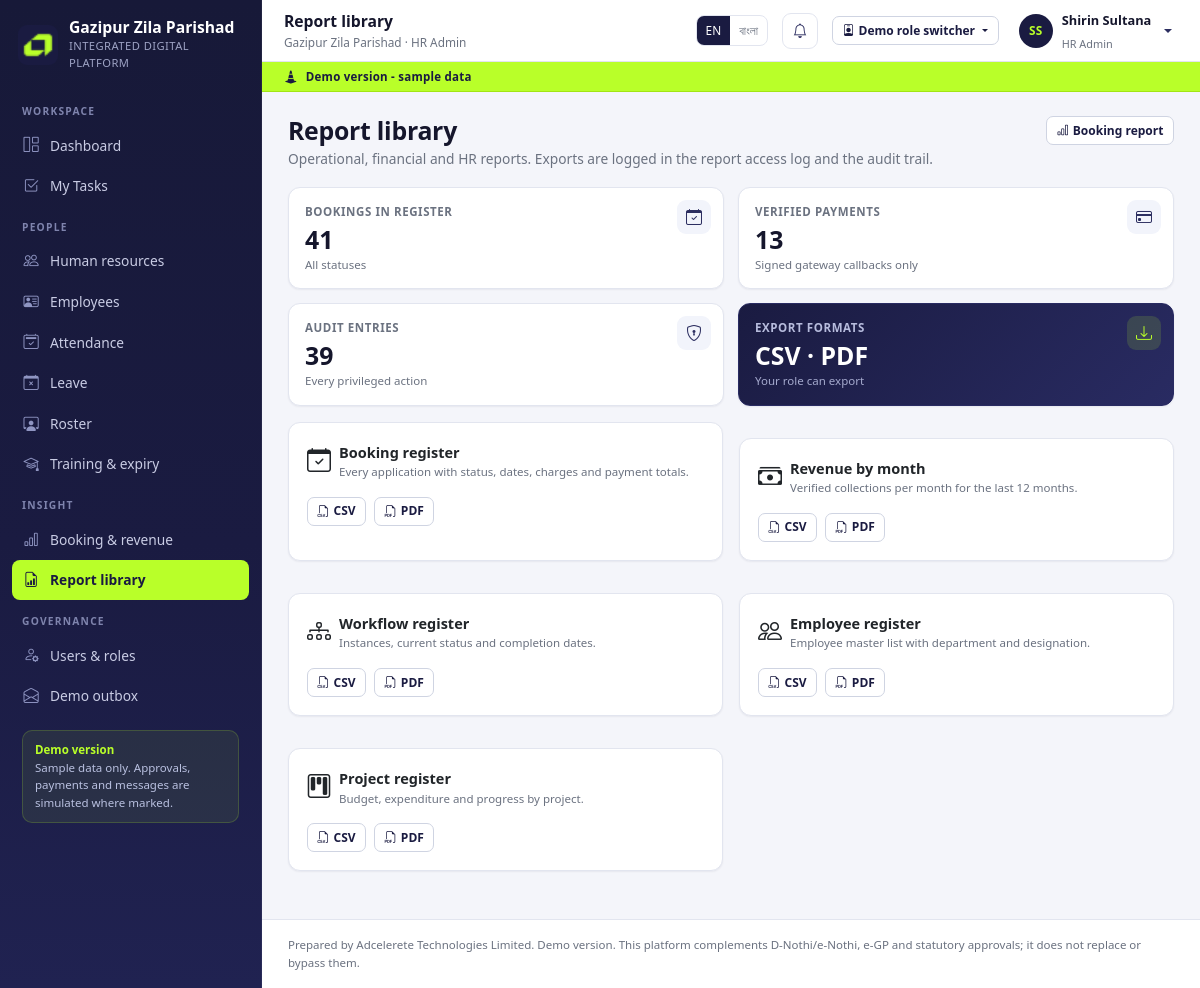
Screenshot of /app/mis/reports/ (signed in) with the database file from the repository.
### accounts/models.py (models this page shows, shortened)
class User(AbstractUser):
    role = models.ForeignKey(Role, null=True, blank=True, on_delete=models.SET_NULL,
                             related_name='users')
    phone = models.CharField(max_length=30, blank=True)
    department = models.ForeignKey('hr.Department', null=True, blank=True,
                                   on_delete=models.SET_NULL, related_name='users')
    designation = models.ForeignKey('hr.Designation', null=True, blank=True,
                                    on_delete=models.SET_NULL, related_name='users')
    facility = models.ForeignKey('facilities.Facility', null=True, blank=True,
                                 on_delete=models.SET_NULL, related_name='operators',
                                 help_text='Assigned facility for reception operators.')
    email_verified = models.BooleanField(default=False)
    is_demo = models.BooleanField(default=True)
    otp_code = models.CharField(max_length=8, blank=True)
    otp_created_at = models.DateTimeField(null=True, blank=True)
    otp_attempts = models.PositiveIntegerField(default=0)
    class Meta:
        ordering = ['first_name', 'username']
    @property
    def display_name(self):
        return self.get_full_name() or self.username
    @property
    def role_name(self):
        return self.role.name if self.role else 'No role'
    @property
    def is_citizen(self):
        return bool(self.role and self.role.code == 'citizen')
    @property
    def is_staff_portal_user(self):
        return bool(self.role and self.role.code != 'citizen')
    @property
    def is_read_only(self):
        return bool(self.role and self.role.is_read_only)
    def can(self, code):
        if not getattr(self, 'is_authenticated', False):
            return False
        if self.is_superuser:
            return True
        if not self.role_id:
            return False
        cache = getattr(self, '_perm_cache', None)
        if cache is None:
            cache = set(self.role.permissions.values_list('code', flat=True))
            self._perm_cache = cache
        return code in cache

class Role(models.Model):
    code = models.SlugField(max_length=40, unique=True)
    name = models.CharField(max_length=120)
    description = models.TextField(blank=True)
    permissions = models.ManyToManyField(Permission, blank=True, related_name='roles')
    is_read_only = models.BooleanField(
        default=False,
        help_text='Read-only roles cannot submit changes anywhere in the platform.',
    )
    sort_order = models.PositiveIntegerField(default=100)
    class Meta:
        ordering = ['sort_order', 'name']

### mis/views.py (the view)
# urls.py: path('mis/reports/', views.report_library, name='mis_reports'),
@perm_required('mis.reports')
def report_library(request):
    reports = [
        {'code': 'bookings', 'title': 'Booking register', 'icon': 'calendar-check',
         'desc': 'Every application with status, dates, charges and payment totals.'},
        {'code': 'revenue', 'title': 'Revenue by month', 'icon': 'cash-stack',
         'desc': 'Verified collections per month for the last 12 months.'},
        {'code': 'workflow', 'title': 'Workflow register', 'icon': 'diagram-3',
         'desc': 'Instances, current status and completion dates.'},
        {'code': 'hr', 'title': 'Employee register', 'icon': 'people',
         'desc': 'Employee master list with department and designation.'},
        {'code': 'projects', 'title': 'Project register', 'icon': 'kanban',
         'desc': 'Budget, expenditure and progress by project.'},
    ]
    logs = []
    if request.user.can('mis.audit'):
        logs = ReportAccessLog.objects.select_related('user')[:12]
    return render(request, 'mis/reports.html', {
        'reports': reports, 'logs': logs,
        'can_export': request.user.can('mis.export'),
        'bookings': Booking.objects.count(),
        'payments': Payment.objects.filter(status='success').count(),
        'audit_entries': AuditEntry.objects.count(),
        'page_title': 'Report library',
    })

### accounts/demo.py (called while the page is built)
def demo_accounts():
    from accounts.models import User
    existing = {
        u.username: u for u in User.objects.filter(
            username__in=[a[0] for a in DEMO_ACCOUNTS]
        ).select_related('role')
    }
    out = []
    for username, label in DEMO_ACCOUNTS:
        user = existing.get(username)
        out.append({
            'username': username,
            'label': user.role.name if user and user.role else label,
            'name': user.display_name if user else label,
            'role_code': user.role.code if user and user.role else '',
        })
    return out

### accounts/nav.py (called while the page is built)
def build_nav(user):
    if not user or not user.is_authenticated:
        return []
    is_citizen = user.is_citizen
    groups = []
    for group_label, items in NAV:
        visible = []
        for label, url, perm, icon in items:
            if perm is None:
                if is_citizen:
                    continue
            elif not user.can(perm):
                continue
            visible.append({'label': label, 'url': url, 'icon': icon})
        if visible:
            groups.append({'label': group_label, 'items': visible})
    return groups

### core/i18n.py (called while the page is built)
def translate(text, lang='en'):
    if lang == 'bn':
        return BN.get(text) or BN_EXTRA.get(text) or text
    return text

### core/models.py (called while the page is built)
def get_setting(key, default=''):
    from core.models import AppSetting
    try:
        return AppSetting.objects.get(key=key).value
    except AppSetting.DoesNotExist:
        return default

### core/templatetags/gzp.py (called while the page is built)
@register.simple_tag(takes_context=True)
def t(context, text):
    return i18n.translate(text, context.get('lang', 'en'))

@register.filter
def tr(value, lang):
    return i18n.translate(str(value), lang)

@register.filter
def can(code, user):
    return bool(user and user.is_authenticated and user.can(code))

@register.filter
def initials(value):
    parts = [p for p in str(value or '').split() if p]
    return ''.join(p[0].upper() for p in parts[:2]) or '?'

@register.simple_tag
def nav_active(request, prefix):
    path = request.path
    if prefix == '/app/':
        return 'active' if path == '/app/' else ''
    return 'active' if path.startswith(prefix) else ''

### templates/mis/reports.html (shortened to what this page needs)
{% extends 'base.html' %}
{% load gzp %}
{% block content %}
<div class="page-head">
  <div>
    <h1>{% t "Report library" %}</h1>
    <div class="sub">Operational, financial and HR reports. Exports are logged in the report access log and the
      audit trail.</div>
  </div>
  <a class="btn btn-sm btn-outline-primary" href="/app/mis/bookings/"><i class="bi bi-bar-chart me-1"></i>Booking report</a>
</div>
<div class="stat-grid mb-3">
  <div class="stat"><div class="label">Bookings in register</div><div class="value">{{ bookings }}</div><div class="hint">All statuses</div><div class="ic"><i class="bi bi-calendar-check"></i></div></div>
  <div class="stat"><div class="label">Verified payments</div><div class="value">{{ payments }}</div><div class="hint">Signed gateway callbacks only</div><div class="ic"><i class="bi bi-credit-card"></i></div></div>
  <div class="stat"><div class="label">Audit entries</div><div class="value">{{ audit_entries }}</div><div class="hint">Every privileged action</div><div class="ic"><i class="bi bi-shield-lock"></i></div></div>
  <div class="stat accent"><div class="label">Export formats</div><div class="value">CSV · PDF</div><div class="hint">{% if can_export %}Your role can export{% else %}Export permission not granted{% endif %}</div><div class="ic"><i class="bi bi-download"></i></div></div>
</div>
<div class="facility-grid">
  {% for report in reports %}
    <div class="card">
      <div class="card-body">
        <div class="d-flex gap-2 align-items-start">
          <div style="font-size:1.5rem"><i class="bi bi-{{ report.icon }}"></i></div>
          <div>
            <strong>{{ report.title }}</strong>
            <div class="note-inline">{{ report.desc }}</div>
          </div>
        </div>
        <div class="d-flex gap-2 mt-3">
          {% if can_export %}
            <a class="btn btn-sm btn-outline-primary" href="/app/mis/reports/export/?report={{ report.code }}&format=csv">
              <i class="bi bi-filetype-csv me-1"></i>CSV</a>
            <a class="btn btn-sm btn-outline-primary" href="/app/mis/reports/export/?report={{ report.code }}&format=pdf">
              <i class="bi bi-filetype-pdf me-1"></i>PDF</a>
          {% else %}
            <span class="chip chip-muted">No export permission</span>
          {% endif %}
        </div>
      </div>
    </div>
  {% endfor %}
</div>
{% endblock %}

### templates/base.html (shortened to what this page needs)
{% load static gzp %}<!doctype html>
<html lang="{{ lang }}">
<head>
  <link rel="stylesheet" href="{% static 'vendor/bootstrap/bootstrap.min.css' %}">
  <link rel="stylesheet" href="{% static 'vendor/bootstrap-icons/bootstrap-icons.min.css' %}">
  <link rel="stylesheet" href="{% static 'css/gzp.css' %}">
</head>
<body class="{% block body_class %}{% endblock %}">
{% if user.is_authenticated and user.is_staff_portal_user %}
  <aside class="sidebar" id="sidebar" aria-label="Main navigation">
    <div class="brand">
      <img src="{% static 'img/adcelerete_logo.png' %}" alt="Adcelerete logo">
      <div>
        <div class="brand-name">{{ APP_NAME_MAIN }}</div>
        <div class="brand-sub">{{ APP_NAME_SUB }}</div>
      </div>
    </div>
    <div class="sidebar-scroll">
      {% for group in nav_groups %}
        <div class="nav-group">
          <div class="nav-group-label">{{ group.label|tr:lang }}</div>
          {% for item in group.items %}
            <a class="nav-item {% nav_active request item.url %}" href="{{ item.url }}">
              <i class="bi bi-{{ item.icon }}"></i><span>{{ item.label|tr:lang }}</span>
            </a>
          {% endfor %}
        </div>
      {% endfor %}
      <div class="sidebar-note">
        <strong>{% t "Demo version" %}</strong><br>
        Sample data only. Approvals, payments and messages are simulated where marked.
      </div>
    </div>
  </aside>
  <div class="app-shell">
    <header class="topbar">
      <div>
        <div class="page-title">{% block topbar_title %}{{ page_title|default:"Dashboard" }}{% endblock %}</div>
        <div class="crumb">{{ APP_NAME_MAIN }} · {{ user.role_name }}</div>
      </div>
      <div class="lang-switch" role="group" aria-label="Language">
        <a class="{% if lang == 'en' %}on{% endif %}" href="/lang/en/?next={{ request.get_full_path|urlencode }}">EN</a>
        <a class="{% if lang == 'bn' %}on{% endif %}" href="/lang/bn/?next={{ request.get_full_path|urlencode }}">বাংলা</a>
      </div>
      <a class="icon-btn" href="/app/notifications/" aria-label="Notifications">
        <i class="bi bi-bell"></i>
      </a>
      {% if DEMO_MODE %}{% include 'partials/demo_switcher.html' %}{% endif %}
      <div class="dropdown">
        <a class="user-chip dropdown-toggle" href="#" data-bs-toggle="dropdown" aria-expanded="false">
          <span class="avatar">{{ user.display_name|initials }}</span>
          <span class="d-none d-lg-block">
            <span class="u-name">{{ user.display_name }}</span><br>
            <span class="u-role">{{ user.role_name }}</span>
          </span>
        </a>
      </div>
    </header>
    <div class="demo-ribbon"><i class="bi bi-cone-striped"></i> {% t "Demo version - sample data" %}</div>
    <main class="page" id="main">
{% endif %}
      {% block content %}{% endblock %}
{% if user.is_authenticated and user.is_staff_portal_user %}
    </main>
    <footer class="app-footer">
      Prepared by {{ SUPPLIER }}. Demo version. This platform complements D-Nothi/e-Nothi, e-GP and statutory approvals; it does not replace or bypass them.
    </footer>
  </div>
{% endif %}
</body>
</html>

### rows the page displays
User: role_name "HR Admin", display_name|initials "SS", display_name "Shirin Sultana"

### other values shown
{{ APP_NAME_MAIN }} "Gazipur Zila Parishad"
{{ APP_NAME_SUB }} "INTEGRATED DIGITAL PLATFORM"
{{ group.label|tr:lang }} "WORKSPACE" "PEOPLE" "INSIGHT" "GOVERNANCE"
{{ item.label|tr:lang }} "Dashboard" "My Tasks" "Human resources" "Employees" "Attendance" "Leave" "Roster" "Training & expiry" "Booking & revenue" "Report library" "Users & roles" "Demo outbox"
{{ page_title|default:"Dashboard" }} "Report library"
{{ bookings }} "41"
{{ payments }} "13"
{{ audit_entries }} "39"
{{ report.title }} "Booking register" "Revenue by month" "Workflow register" "Employee register" "Project register"
{{ report.desc }} "Every application with status, dates, charges and payment totals." "Verified collections per month for the last 12 months." "Instances, current status and completion dates." "Employee master list with department and designation." "Budget, expenditure and progress by project."
{{ SUPPLIER }} "Adcelerete Technologies Limited"
